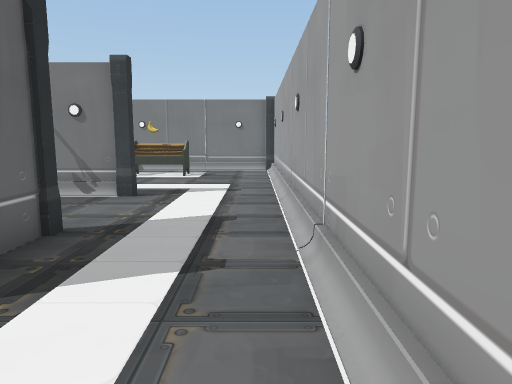
View 1 (above)

18 first-person views from a walk through a Unity game level. The camera is 1.3 m above the floor, tilts 8° down and sees 70° across. The floor is counted in squares, 1 m on a side. Each view is taken from the middle of a square. On the plan, view 1 faces up. The plan holds only what a view shows up to about 15 squares ahead; the rest is blank. The player is left out.

View 2
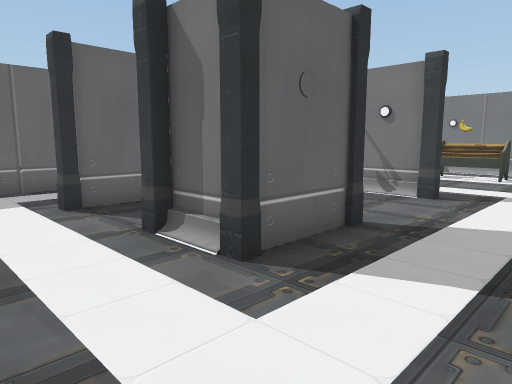

View 3
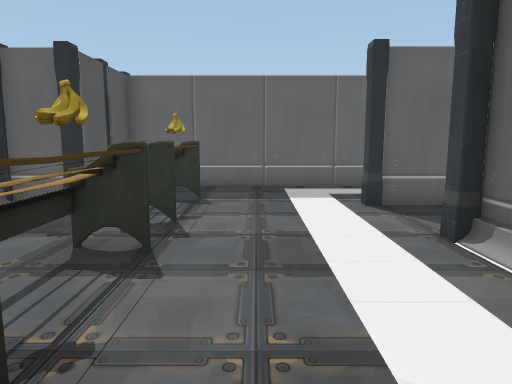

View 4
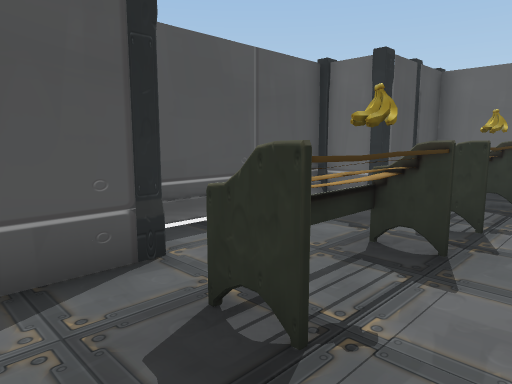

View 5
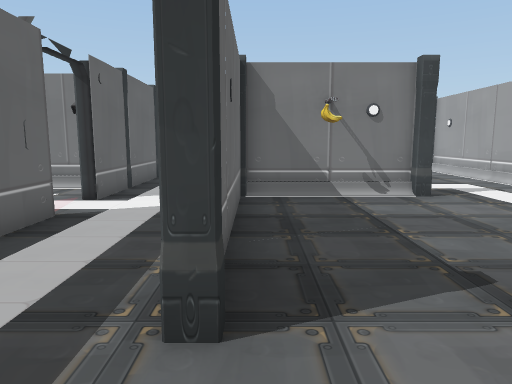

View 6
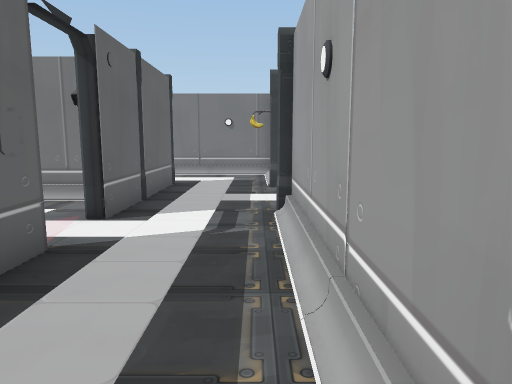

View 7
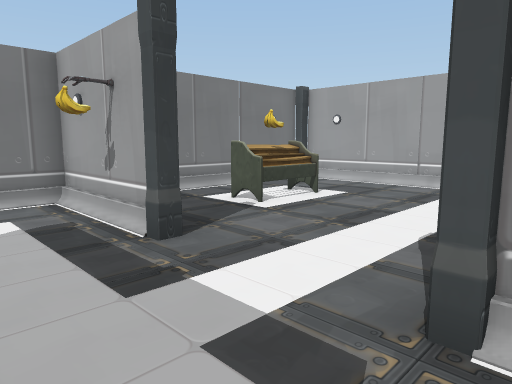

View 8
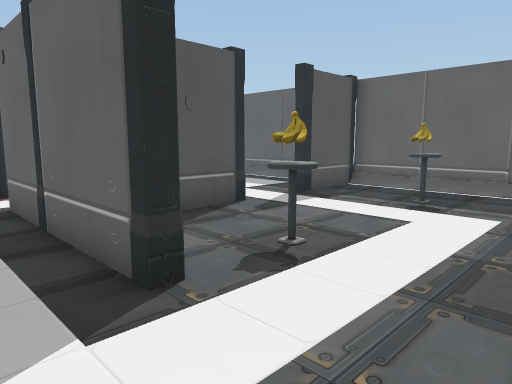

View 9
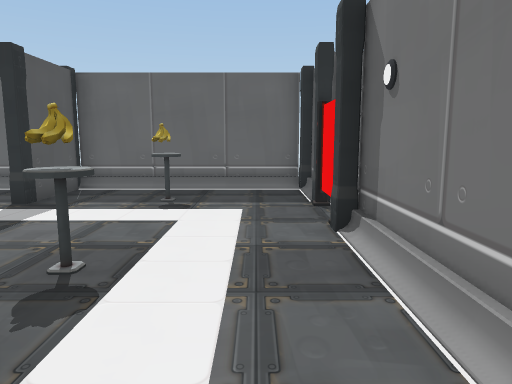

View 10
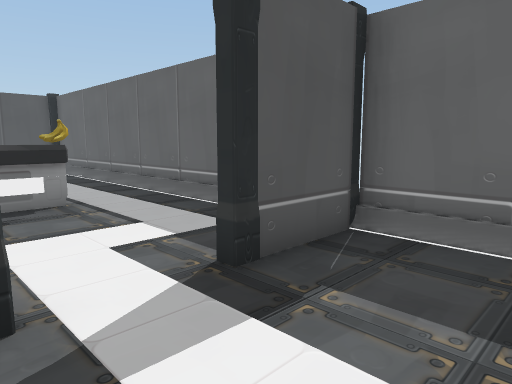

View 11
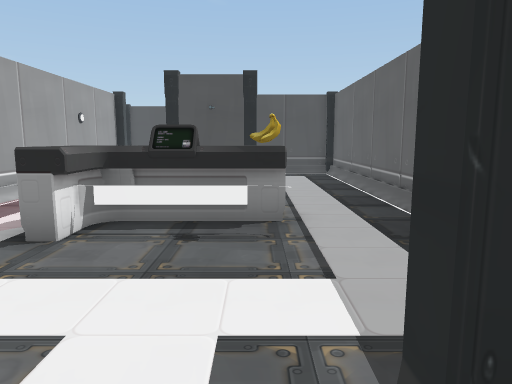

View 12
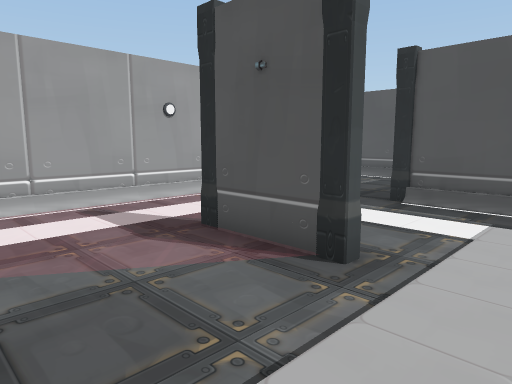

View 13
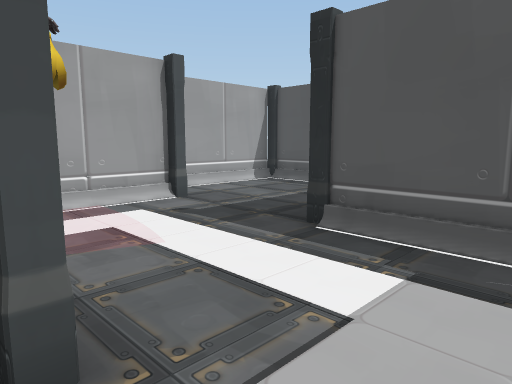

View 14
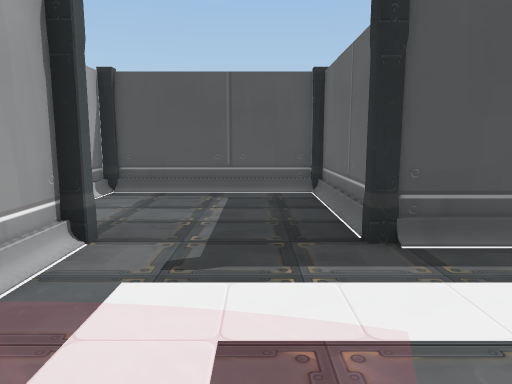

View 15
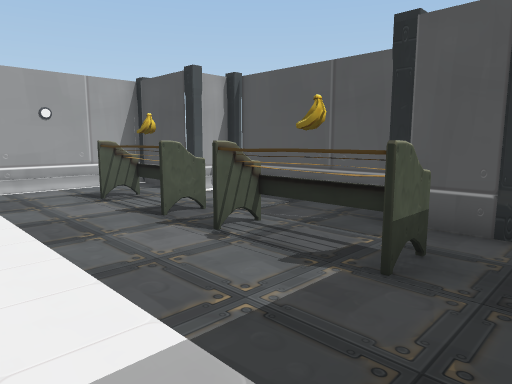

View 16
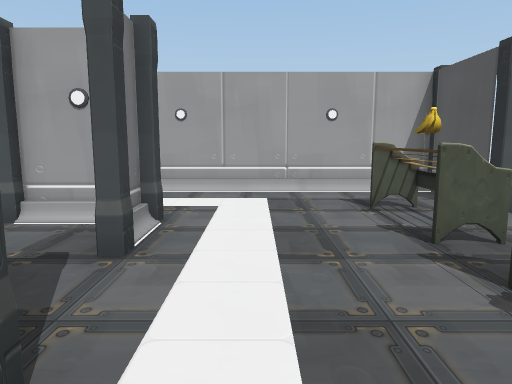

View 17
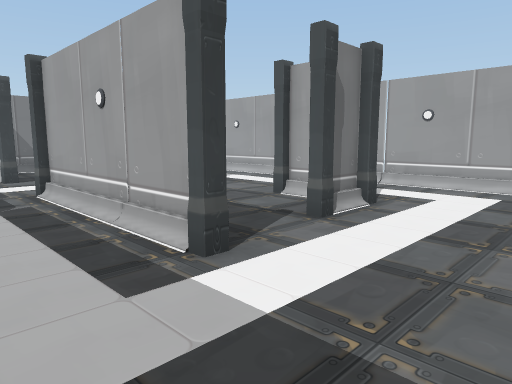

View 18
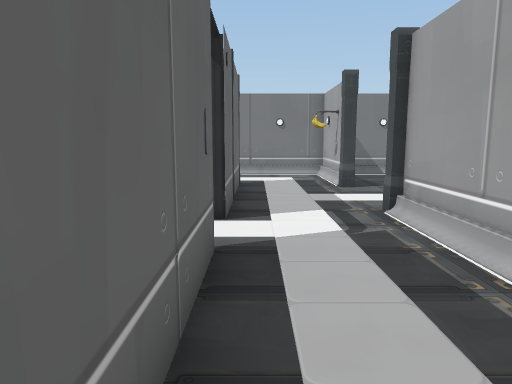

### Floor plan
Points are (right, up) in squares from view 1. A wall is a line through its corners. A room is listed if a view was taken in it or the views show most of it. See-through windows are left out.
Room 1 (views 1, 2, 3, 4, 5, 6, 7, 8, 9, 10, 11, 15, 16, 17, 18)
walls: (-7.4, 8.5) (-7.4, 2.2) (-7.6, 2.2); (-3.2, 8.8) (-7.2, 8.8); (-2.9, 5.2) (-2.9, 2.9) (-4.6, 2.9); (-7.1, 12.2) (-7.6, 12.2); (-7.4, 12.6) (-7.4, 16.5); (-10.5, 6.3) (-10.5, -3.6) (-7.6, -3.6); (-2.9, 3.6) (-2.9, 4.9); (-7.4, 2.6) (-7.4, 8.6); (-4.5, 2.5) (-5, 2.5); (-2.8, 2.5) (-3.2, 2.5); (-10.5, 13.3) (-10.5, 7.9); (0.8, 10.6) (0.8, 16.2); (-14.5, 10.2) (-12.8, 10.2); (0.5, 16.5) (-14.2, 16.5); (-7.4, -3.6) (-7.4, -5.2) (-2.1, -5.2); (-9.2, -3.8) (-8.4, -3.8); (-1.9, -3.6) (0.8, -3.6) (0.8, 10.5); (-2.2, -3.8) (-0.8, -3.8); (-1.8, -5.1) (-1.8, -4); (-18.2, 16.5) (-18.8, 16.5); (-19.1, 16.2) (-19.1, 10.2) (-16.4, 10.2)
ways out: opening at (-15.5, 10) to room 2; opening at (-11, 7) to room 2
objects: other object (-17, 13); other object (-16, 16) to (-15, 16); other object (-13, 13); other object (-12, 13); other object (-8, -2) to (-6, -1); other object (-8, 14); other object (-7, -2); other object (-5, 8); other object (-4, -2) to (-2, -1); other object (-4, 13) to (-3, 14); other object (-4, 14); other object (-3, -2)
Room 2 (view 12)
walls: (-19.1, 8.4) (-19.1, 1.4); (-11.8, 10.2) (-12.9, 10.2); (-16.1, 0.7) (-13.5, 0.7); (-10.5, 1.4) (-10.5, 3.4)
ways out: opening at (-15.5, 10) to room 1; opening at (-11, 7) to room 1; opening at (-17.5, 1) to room 3; opening at (-12.5, 1) to room 3
objects: desk (-16, 5) to (-13, 6)
Room 3 (views 13, 14)
walls: (-14.8, -4.5) (-14.8, -8.7) (-9, -8.7) (-9, -5); (-10.8, -4) (-10.8, -3.5); (-10.5, -3.6) (-10.5, 1.4); (-19.1, 1.4) (-19.1, -3.8) (-14.5, -3.8)
ways out: opening at (-17.5, 1) to room 2; opening at (-12.5, 1) to room 2
objects: other object (-15, 0)

Where each view was taken, in squares from view 1:
view 1: 0 up, 0 right, facing up
view 2: 0 up, 0 right, facing up-left
view 3: 0 up, 0 right, facing left
view 4: 0 up, 0 right, facing down-left
view 5: 0 up, 7 left, facing up
view 6: 2 up, 8 left, facing up
view 7: 8 up, 10 left, facing up-right
view 8: 16 up, 9 left, facing down-left
view 9: 15 up, 9 left, facing left
view 10: 13 up, 14 left, facing down-left
view 11: 11 up, 16 left, facing down
view 12: 4 up, 18 left, facing down-right
view 13: 1 up, 18 left, facing down-right
view 14: 1 up, 13 left, facing down
view 15: 2 up, 10 left, facing down-right
view 16: 1 up, 9 left, facing right
view 17: 1 down, 10 left, facing up-right
view 18: 2 up, 10 left, facing up
